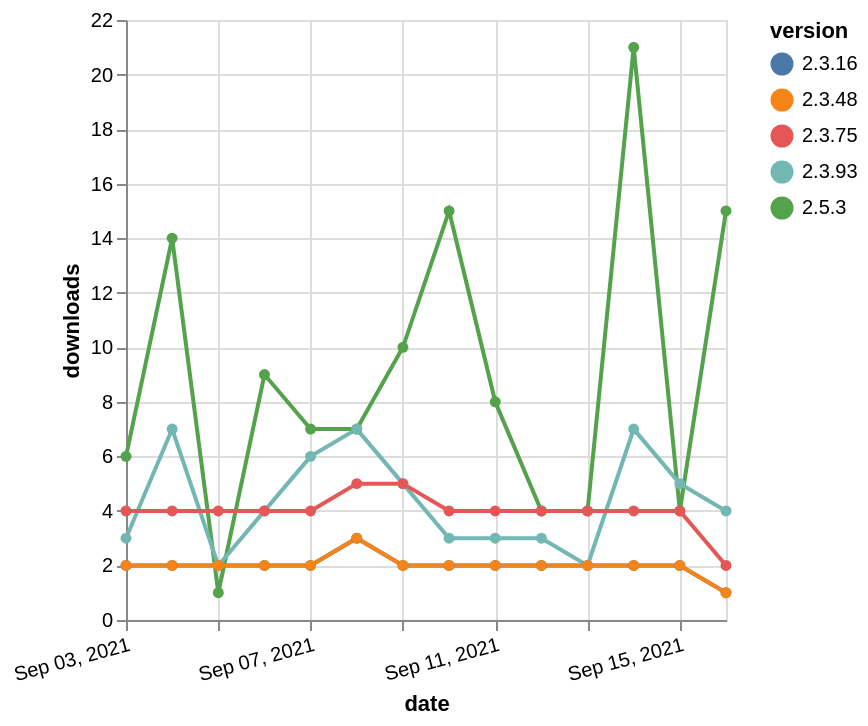

Write a Vega-Lite specification for this figure.
### Vega-Lite specification from a JSON file in a GitHub repository (floating-point values rounded to 4 significant figures)
{"$schema": "https://vega.github.io/schema/vega-lite/v5.json", "description": "A simple bar chart with embedded data.", "data": {"values": [{"date": "2021-09-03", "total": 2691, "delta": 2, "version": "2.3.16"}, {"date": "2021-09-04", "total": 2693, "delta": 2, "version": "2.3.16"}, {"date": "2021-09-05", "total": 2695, "delta": 2, "version": "2.3.16"}, {"date": "2021-09-06", "total": 2697, "delta": 2, "version": "2.3.16"}, {"date": "2021-09-07", "total": 2699, "delta": 2, "version": "2.3.16"}, {"date": "2021-09-08", "total": 2702, "delta": 3, "version": "2.3.16"}, {"date": "2021-09-09", "total": 2704, "delta": 2, "version": "2.3.16"}, {"date": "2021-09-10", "total": 2706, "delta": 2, "version": "2.3.16"}, {"date": "2021-09-11", "total": 2708, "delta": 2, "version": "2.3.16"}, {"date": "2021-09-12", "total": 2710, "delta": 2, "version": "2.3.16"}, {"date": "2021-09-13", "total": 2712, "delta": 2, "version": "2.3.16"}, {"date": "2021-09-14", "total": 2714, "delta": 2, "version": "2.3.16"}, {"date": "2021-09-15", "total": 2716, "delta": 2, "version": "2.3.16"}, {"date": "2021-09-16", "total": 2717, "delta": 1, "version": "2.3.16"}, {"date": "2021-09-03", "total": 5414, "delta": 6, "version": "2.5.3"}, {"date": "2021-09-04", "total": 5428, "delta": 14, "version": "2.5.3"}, {"date": "2021-09-05", "total": 5429, "delta": 1, "version": "2.5.3"}, {"date": "2021-09-06", "total": 5438, "delta": 9, "version": "2.5.3"}, {"date": "2021-09-07", "total": 5445, "delta": 7, "version": "2.5.3"}, {"date": "2021-09-08", "total": 5452, "delta": 7, "version": "2.5.3"}, {"date": "2021-09-09", "total": 5462, "delta": 10, "version": "2.5.3"}, {"date": "2021-09-10", "total": 5477, "delta": 15, "version": "2.5.3"}, {"date": "2021-09-11", "total": 5485, "delta": 8, "version": "2.5.3"}, {"date": "2021-09-12", "total": 5489, "delta": 4, "version": "2.5.3"}, {"date": "2021-09-13", "total": 5493, "delta": 4, "version": "2.5.3"}, {"date": "2021-09-14", "total": 5514, "delta": 21, "version": "2.5.3"}, {"date": "2021-09-15", "total": 5518, "delta": 4, "version": "2.5.3"}, {"date": "2021-09-16", "total": 5533, "delta": 15, "version": "2.5.3"}, {"date": "2021-09-03", "total": 8199, "delta": 3, "version": "2.3.93"}, {"date": "2021-09-04", "total": 8206, "delta": 7, "version": "2.3.93"}, {"date": "2021-09-05", "total": 8208, "delta": 2, "version": "2.3.93"}, {"date": "2021-09-06", "total": 8212, "delta": 4, "version": "2.3.93"}, {"date": "2021-09-07", "total": 8218, "delta": 6, "version": "2.3.93"}, {"date": "2021-09-08", "total": 8225, "delta": 7, "version": "2.3.93"}, {"date": "2021-09-09", "total": 8230, "delta": 5, "version": "2.3.93"}, {"date": "2021-09-10", "total": 8233, "delta": 3, "version": "2.3.93"}, {"date": "2021-09-11", "total": 8236, "delta": 3, "version": "2.3.93"}, {"date": "2021-09-12", "total": 8239, "delta": 3, "version": "2.3.93"}, {"date": "2021-09-13", "total": 8241, "delta": 2, "version": "2.3.93"}, {"date": "2021-09-14", "total": 8248, "delta": 7, "version": "2.3.93"}, {"date": "2021-09-15", "total": 8253, "delta": 5, "version": "2.3.93"}, {"date": "2021-09-16", "total": 8257, "delta": 4, "version": "2.3.93"}, {"date": "2021-09-03", "total": 5547, "delta": 4, "version": "2.3.75"}, {"date": "2021-09-04", "total": 5551, "delta": 4, "version": "2.3.75"}, {"date": "2021-09-05", "total": 5555, "delta": 4, "version": "2.3.75"}, {"date": "2021-09-06", "total": 5559, "delta": 4, "version": "2.3.75"}, {"date": "2021-09-07", "total": 5563, "delta": 4, "version": "2.3.75"}, {"date": "2021-09-08", "total": 5568, "delta": 5, "version": "2.3.75"}, {"date": "2021-09-09", "total": 5573, "delta": 5, "version": "2.3.75"}, {"date": "2021-09-10", "total": 5577, "delta": 4, "version": "2.3.75"}, {"date": "2021-09-11", "total": 5581, "delta": 4, "version": "2.3.75"}, {"date": "2021-09-12", "total": 5585, "delta": 4, "version": "2.3.75"}, {"date": "2021-09-13", "total": 5589, "delta": 4, "version": "2.3.75"}, {"date": "2021-09-14", "total": 5593, "delta": 4, "version": "2.3.75"}, {"date": "2021-09-15", "total": 5597, "delta": 4, "version": "2.3.75"}, {"date": "2021-09-16", "total": 5599, "delta": 2, "version": "2.3.75"}, {"date": "2021-09-03", "total": 2675, "delta": 2, "version": "2.3.48"}, {"date": "2021-09-04", "total": 2677, "delta": 2, "version": "2.3.48"}, {"date": "2021-09-05", "total": 2679, "delta": 2, "version": "2.3.48"}, {"date": "2021-09-06", "total": 2681, "delta": 2, "version": "2.3.48"}, {"date": "2021-09-07", "total": 2683, "delta": 2, "version": "2.3.48"}, {"date": "2021-09-08", "total": 2686, "delta": 3, "version": "2.3.48"}, {"date": "2021-09-09", "total": 2688, "delta": 2, "version": "2.3.48"}, {"date": "2021-09-10", "total": 2690, "delta": 2, "version": "2.3.48"}, {"date": "2021-09-11", "total": 2692, "delta": 2, "version": "2.3.48"}, {"date": "2021-09-12", "total": 2694, "delta": 2, "version": "2.3.48"}, {"date": "2021-09-13", "total": 2696, "delta": 2, "version": "2.3.48"}, {"date": "2021-09-14", "total": 2698, "delta": 2, "version": "2.3.48"}, {"date": "2021-09-15", "total": 2700, "delta": 2, "version": "2.3.48"}, {"date": "2021-09-16", "total": 2701, "delta": 1, "version": "2.3.48"}]}, "width": "container", "mark": {"type": "line", "point": {"filled": true}}, "encoding": {"x": {"field": "date", "type": "temporal", "timeUnit": "yearmonthdate", "title": "date", "axis": {"labelAngle": -15}}, "y": {"field": "delta", "type": "quantitative", "title": "downloads"}, "color": {"field": "version", "type": "nominal"}, "tooltip": {"field": "delta"}}}
